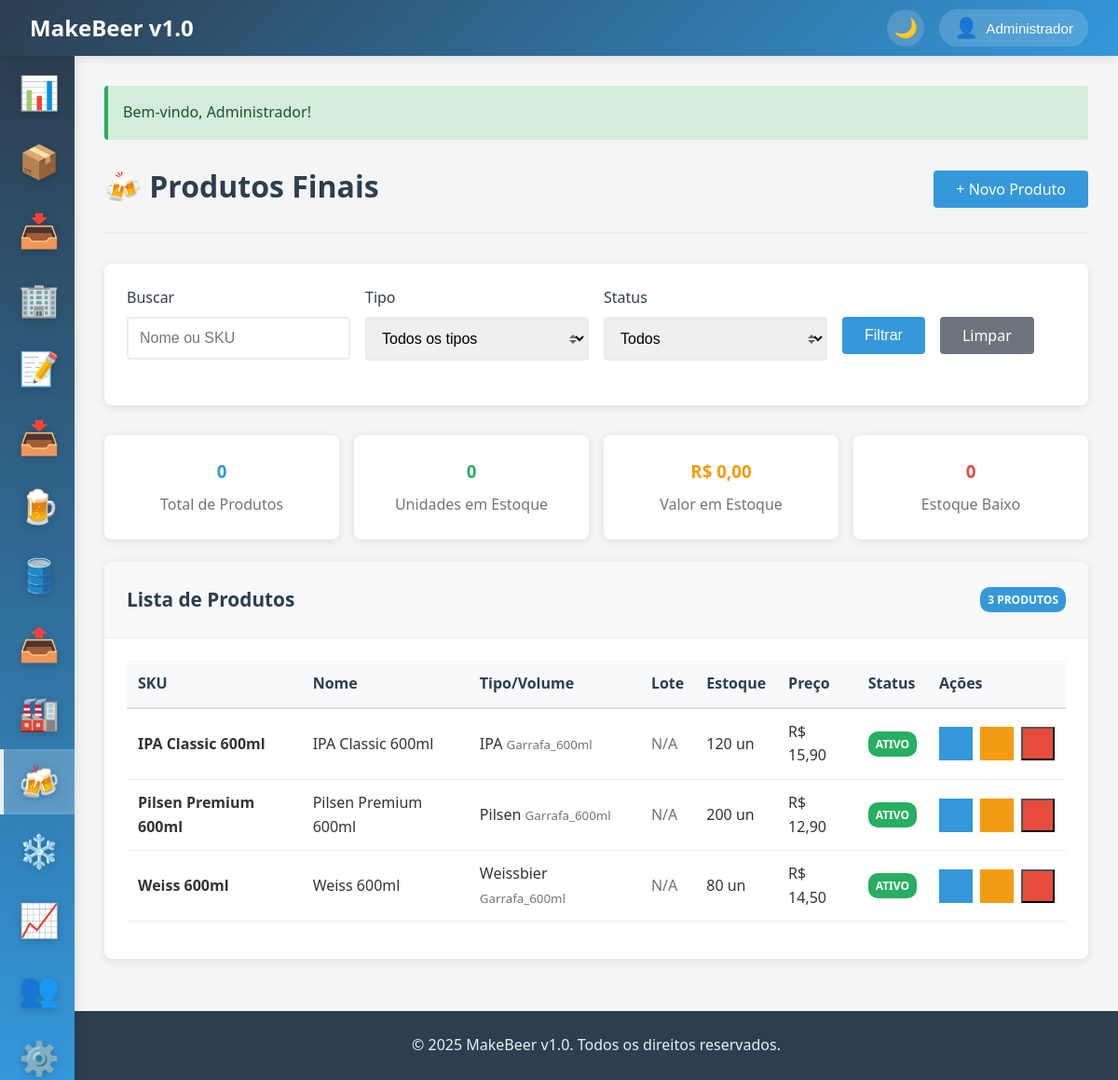
Page /produtos (signed in) on the committed database.
### tables this page shows
CREATE TABLE IF NOT EXISTS produtos_finais (
    id INT AUTO_INCREMENT PRIMARY KEY,
    nome VARCHAR(100) NOT NULL,
    estilo VARCHAR(50),
    descricao TEXT,
    abv DECIMAL(4,2),
    ibu DECIMAL(4,1),
    tipo_embalagem ENUM('garrafa_600ml', 'garrafa_355ml', 'lata_350ml', 'lata_473ml', 'growler_1l', 'growler_2l', 'keg_20l', 'keg_30l', 'keg_50l') NOT NULL,
    preco_venda DECIMAL(8,2),
    estoque_atual INT DEFAULT 0,
    estoque_minimo INT DEFAULT 0,
    ativo BOOLEAN DEFAULT TRUE,
    created_at TIMESTAMP DEFAULT CURRENT_TIMESTAMP,
    updated_at TIMESTAMP DEFAULT CURRENT_TIMESTAMP ON UPDATE CURRENT_TIMESTAMP,
    INDEX idx_tipo_embalagem (tipo_embalagem),
    INDEX idx_nome (nome)
);

### app/controllers/BaseController.php (called while the page is built, shortened)
<?php
class BaseController {
    protected function view($view, $data = []) {
        extract($data);
        $viewPath = __DIR__ . '/../views/' . $view . '.php';
        require_once $viewPath;
    }
}
?>

### app/controllers/ProdutosController.php (called while the page is built, shortened)
<?php
require_once 'BaseController.php';
class ProdutosController extends BaseController {
    private $model;
    public function __construct() {
        $this->model = new ProdutoFinal();
    }
    public function index() {
        $produtos = $this->model->where('ativo', 1);
        $this->view('produtos/index', ['produtos' => $produtos]);
    }
}
?>

### app/helpers/functions.php (called while the page is built, shortened)
<?php
function formatMoney($value) {
    return 'R$ ' . number_format(floatval($value), 2, ',', '.');
}
?>

### app/config/database.php (called while the page is built, shortened)
<?php
class Database {
    private static $instance = null;
    private $connection;
    private function __construct() {
        try {
            $dsn = "mysql:host=" . DB_HOST . ";dbname=" . DB_NAME . ";charset=" . DB_CHARSET;
            $options = [
                PDO::ATTR_ERRMODE => PDO::ERRMODE_EXCEPTION,
                PDO::ATTR_DEFAULT_FETCH_MODE => PDO::FETCH_ASSOC,
                PDO::ATTR_EMULATE_PREPARES => false,
            ];
            $this->connection = new PDO($dsn, DB_USER, DB_PASS, $options);
        } catch (PDOException $e) {
            die("Erro na conexão com o banco de dados: " . $e->getMessage());
        }
    }
    public static function getInstance() {
        if (self::$instance === null) {
            self::$instance = new self();
        }
        return self::$instance;
    }
    public function query($sql, $params = []) {
        try {
            $stmt = $this->connection->prepare($sql);
            $stmt->execute($params);
            return $stmt;
        } catch (PDOException $e) {
            error_log("Erro na query: " . $e->getMessage());
            throw $e;
        }
    }
    public function fetchAll($sql, $params = []) {
        $stmt = $this->query($sql, $params);
        return $stmt->fetchAll();
    }
}
?>

### app/models/BaseModel.php (called while the page is built, shortened)
<?php
abstract class BaseModel {
    protected $db;
    protected $table;
    public function __construct() {
        $this->db = Database::getInstance();
    }
    public function where($column, $operator = '=', $value = null) {
        if ($value === null) {
            $value = $operator;
            $operator = '=';
        }
        $sql = "SELECT * FROM {$this->table} WHERE {$column} {$operator} ?";
        return $this->db->fetchAll($sql, [$value]);
    }
}
?>

### app/views/produtos/index.php (the view, shortened to what this page needs)
<?php
include 'app/views/layouts/header.php';
?>
<div class="page-header d-flex justify-content-between align-items-center">
    <h1 class="page-title">🍻 Produtos Finais</h1>
    <div class="page-actions">
        <a href="/produtos/create" class="btn btn-primary">+ Novo Produto</a>
    </div>
</div>
<div class="card mb-4">
    <div class="card-body">
        <form method="GET" action="/produtos" class="row">
            <div class="col col-3">
                <div class="form-group">
                    <label class="form-label">Buscar</label>
                    <input type="text" name="search" class="form-control" placeholder="Nome ou SKU" value="<?= $_GET['search'] ?? '' ?>">
                </div>
            </div>
            <div class="col col-3">
                <div class="form-group">
                    <label class="form-label">Tipo</label>
                    <select name="tipo" class="form-control form-select">
                        <option value="">Todos os tipos</option>
                    </select>
                </div>
            </div>
            <div class="col col-3">
                <div class="form-group">
                    <label class="form-label">Status</label>
                    <select name="ativo" class="form-control form-select">
                        <option value="">Todos</option>
                    </select>
                </div>
            </div>
            <div class="col col-3">
                <div class="form-group">
                    <label class="form-label">&nbsp;</label>
                    <div class="d-flex gap-2">
                        <button type="submit" class="btn btn-primary">Filtrar</button>
                        <a href="/produtos" class="btn btn-secondary">Limpar</a>
                    </div>
                </div>
            </div>
        </form>
    </div>
</div>
<div class="row mb-4">
    <div class="col col-3">
        <div class="card">
            <div class="card-body text-center">
                <h3 style="color: #3498db; margin-bottom: 0.5rem;"><?= $stats['total_produtos'] ?? 0 ?></h3>
                <p style="margin: 0; color: #6c757d;">Total de Produtos</p>
            </div>
        </div>
    </div>
    <div class="col col-3">
        <div class="card">
            <div class="card-body text-center">
                <h3 style="color: #27ae60; margin-bottom: 0.5rem;"><?= $stats['estoque_disponivel'] ?? 0 ?></h3>
                <p style="margin: 0; color: #6c757d;">Unidades em Estoque</p>
            </div>
        </div>
    </div>
    <div class="col col-3">
        <div class="card">
            <div class="card-body text-center">
                <h3 style="color: #f39c12; margin-bottom: 0.5rem;"><?= formatMoney($stats['valor_estoque'] ?? 0) ?></h3>
                <p style="margin: 0; color: #6c757d;">Valor em Estoque</p>
            </div>
        </div>
    </div>
    <div class="col col-3">
        <div class="card">
            <div class="card-body text-center">
                <h3 style="color: #e74c3c; margin-bottom: 0.5rem;"><?= $stats['produtos_baixo_estoque'] ?? 0 ?></h3>
                <p style="margin: 0; color: #6c757d;">Estoque Baixo</p>
            </div>
        </div>
    </div>
</div>
<div class="card">
    <div class="card-header d-flex justify-content-between align-items-center">
        <h3 class="card-title">Lista de Produtos</h3>
        <span class="badge badge-info"><?= count($produtos) ?> produtos</span>
    </div>
    <div class="card-body">
        <?php if (empty($produtos)): ?>
            <div class="alert alert-info">
                Nenhum produto encontrado. <a href="/produtos/create">Cadastre o primeiro produto</a>.
            </div>
        <?php else: ?>
            <table class="table table-striped">
                <thead>
                    <tr>
                        <th>SKU</th>
                        <th>Nome</th>
                        <th>Tipo/Volume</th>
                        <th>Lote</th>
                        <th>Estoque</th>
                        <th>Preço</th>
                        <th>Status</th>
                        <th>Ações</th>
                    </tr>
                </thead>
                <tbody>
                    <?php foreach ($produtos as $produto): ?>
                    <tr>
                        <td><strong><?= htmlspecialchars($produto['nome'] ?? 'N/A') ?></strong></td><td><?= $produto['nome'] ?></td>
                        <td>
                            <?= isset($produto['estilo']) ? ucfirst($produto['estilo']) : 'Não definido' ?>
                            <small style="color: #6c757d;">
                                <?= isset($produto['tipo_embalagem']) ? ucfirst($produto['tipo_embalagem']) : 'Não definido' ?>
                            </small>
                        </td>
                        <td>
                            <?php if (isset($produto['lote_producao_id']) && isset($produto['lote_codigo'])): ?>
                                <a href="/producao/viewProducao?id=<?= $produto['lote_producao_id'] ?>">
                                    <?= htmlspecialchars($produto['lote_codigo']) ?>
                                </a>
                            <?php else: ?>
                                <span style="color: #6c757d;">N/A</span>
                            <?php endif; ?>
                        </td>
                        <td>
                            <?= $produto['estoque_atual'] ?> un
                        </td>
                        <td><?= formatMoney($produto['preco_venda']) ?></td>
                        <td>
                            <?php if ($produto['ativo']): ?>
                                <span class="badge badge-success">Ativo</span>
                            <?php else: ?>
                                <span class="badge badge-secondary">Inativo</span>
                            <?php endif; ?>
                        </td>
                        <td>
                            <div class="d-flex gap-1">
                                <a href="/produtos/viewProduto?id=<?= $produto['id'] ?>" class="btn-icon btn-primary" data-tooltip="Ver detalhes"><?= icon('view', '', 18) ?></a>
                                <a href="/produtos/edit?id=<?= $produto['id'] ?>" class="btn-icon btn-warning" data-tooltip="Editar"><?= icon('edit', '', 18) ?></a>
                                <form method="POST" action="/produtos/delete" style="display: inline;" onsubmit="return confirm('Tem certeza que deseja inativar este produto?')">
                                    <button type="submit" class="btn-icon btn-danger" data-tooltip="Excluir"><?= icon('delete', '', 18) ?></button>
                                </form>
                            </div>
                        </td>
                    </tr>
                    <?php endforeach; ?>
                </tbody>
            </table>
        <?php endif; ?>
    </div>
</div>
<?php include 'app/views/layouts/footer.php'; ?>

### public/css/style.css (style rules this page uses)
* { margin: 0; padding: 0; box-sizing: border-box; }
body { font-family: 'Segoe UI', Tahoma, Geneva, Verdana, sans-serif; background-color: #f5f5f5; color: #333; line-height: 1.6; overflow-x: hidden; }
.page-header { margin-bottom: 2rem; padding-bottom: 1rem; border-bottom: 2px solid #e9ecef; }
.page-title { font-size: 2rem; color: #2c3e50; margin-bottom: 0.5rem; }
.card { background: white; border-radius: 8px; box-shadow: 0 2px 10px rgba(0, 0, 0, 0.1); margin-bottom: 1.5rem; overflow: hidden; }
.card-header { padding: 1.5rem; background: #f8f9fa; border-bottom: 1px solid #e9ecef; }
.card-title { font-size: 1.3rem; color: #2c3e50; margin: 0; }
.card-body { padding: 1.5rem; }
.form-group { margin-bottom: 1.5rem; }
.form-label { display: block; margin-bottom: 0.5rem; font-weight: 500; color: #2c3e50; }
.form-control { width: 100%; padding: 0.75rem; border: 2px solid #e9ecef; border-radius: 4px; font-size: 1rem; transition: border-color 0.3s ease; }
.form-select { background-repeat: no-repeat; background-position: right 0.7rem center; background-size: 8px 10px; padding-right: 2.5rem; }
.btn { display: inline-block; padding: 0.75rem 1.5rem; border: none; border-radius: 4px; font-size: 1rem; font-weight: 500; text-decoration: none; text-align: center; cursor: pointer; transition: all 0.3s ease; line-height: 1; }
.btn-primary { background: #3498db; color: white; }
.btn-secondary { background: #6c757d; color: white; }
.btn-danger { background: #e74c3c; color: white; }
.btn-warning { background: #f39c12; color: white; }
.btn-icon { display: inline-flex; align-items: center; justify-content: center; padding: 0.5rem; min-width: 36px; min-height: 36px; }
.table { width: 100%; border-collapse: collapse; margin-bottom: 1rem; }
.table th, .table td { padding: 0.75rem; text-align: left; border-bottom: 1px solid #e9ecef; }
.table th { background: #f8f9fa; font-weight: 600; color: #2c3e50; border-bottom: 2px solid #dee2e6; }
.badge { display: inline-block; padding: 0.25rem 0.5rem; font-size: 0.75rem; font-weight: 600; border-radius: 10px; text-transform: uppercase; }
.badge-success { background: #27ae60; color: white; }
.badge-info { background: #3498db; color: white; }
.text-center { text-align: center; }
.mb-4 { margin-bottom: 2rem; }
.d-flex { display: flex; }
.justify-content-between { justify-content: space-between; }
.align-items-center { align-items: center; }
.gap-1 { gap: 0.5rem; }
.gap-2 { gap: 1rem; }
.row { display: flex; flex-wrap: wrap; margin: 0 -0.5rem; }
.col { flex: 1; padding: 0 0.5rem; }
.col-3 { flex: 0 0 25%; max-width: 25%; }

### rows in the picture
produtos_finais: nome "IPA Classic 600ml", estilo "IPA", tipo_embalagem "Garrafa_600ml", estoque_atual "120", preco_venda "R$ 15,90", ativo "ATIVO"
produtos_finais: nome "Pilsen Premium 600ml", estilo "Pilsen", tipo_embalagem "Garrafa_600ml", estoque_atual "200", preco_venda "R$ 12,90", ativo "ATIVO"
produtos_finais: nome "Weiss 600ml", estilo "Weissbier", tipo_embalagem "Garrafa_600ml", estoque_atual "80", preco_venda "R$ 14,50", ativo "ATIVO"

### other values in the picture
APP_NAME "MakeBeer v1.0"
$user['nome'] "Administrador"
$message "Bem-vindo, Administrador!"
$stats['total_produtos'] "0"
$stats['estoque_disponivel'] "0"
formatMoney($stats['valor_estoque'] ?? 0) "R$ 0,00"
$stats['produtos_baixo_estoque'] "0"
count($produtos) "3"
